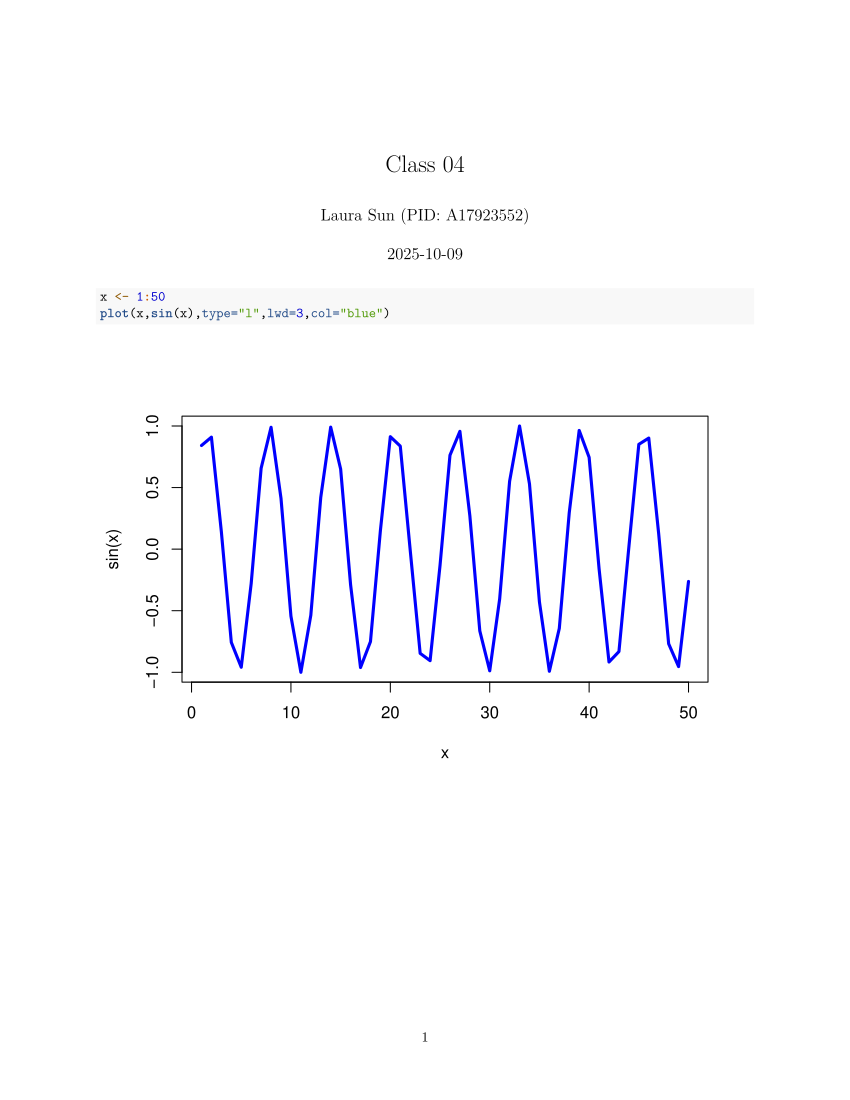

This chart was generated by the following R code:
#' ---
#' title: "Class 04"
#' author: "Laura Sun (PID: A17923552)"
#' ---

x <- 1:50
plot(x,sin(x),type="l",lwd=3,col="blue")
